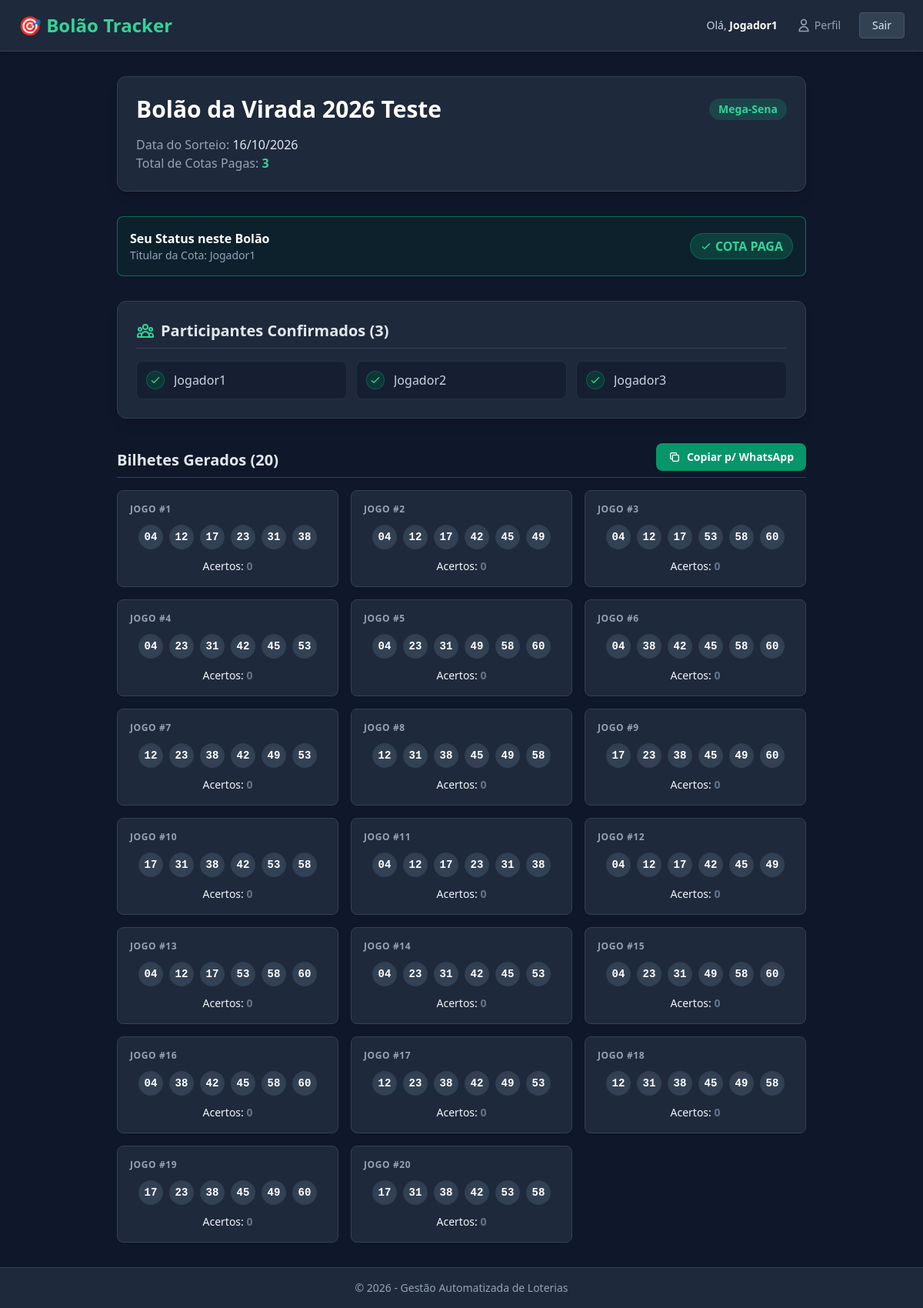
Page /bolao/1/ (signed in) on the committed database.
### loteria/models.py (models this page shows, shortened)
class Bolao(models.Model):
    TIPO_CHOICES = [
        ('MEGA', 'Mega-Sena'),
        ('QUINA', 'Quina'),
    ]
    nome = models.CharField(max_length=100, help_text="Ex: Bolão da Virada 2026")
    tipo = models.CharField(max_length=10, choices=TIPO_CHOICES)
    dezenas_base = models.CharField(
        max_length=255,
        blank=True,
        null=True,
        help_text="Digite as dezenas escolhidas separadas por vírgula. Ex: 4, 12, 17, 23, 31, 38, 42, 45, 49, 53, 58, 60"
    )
    data_sorteio = models.DateField()
    concurso_alvo = models.CharField(max_length=10, blank=True, null=True)
    valor_cota = models.DecimalField(max_digits=10, decimal_places=2)
    encerrado = models.BooleanField(default=False)
    class Meta:
        verbose_name = "Bolão"
        verbose_name_plural = "Bolões"

class Cota(models.Model):
    bolao = models.ForeignKey(Bolao, on_delete=models.CASCADE, related_name='cotas')
    membro = models.ForeignKey(PerfilMembro, on_delete=models.CASCADE)
    pago = models.BooleanField(default=False)
    data_pagamento = models.DateTimeField(blank=True, null=True)

class PerfilMembro(models.Model):
    usuario = models.OneToOneField(User, on_delete=models.CASCADE)
    chave_pix = models.CharField(max_length=100, blank=True, null=True, help_text="Para receber a divisão do prêmio")
    telefone = models.CharField(max_length=20, blank=True, null=True)
    chave_pix = models.CharField(max_length=150, blank=True, null=True, help_text="Chave PIX para recebimento de prêmios")
    class Meta:
        verbose_name = "Perfil de Participante"
        verbose_name_plural = "Perfis de Participantes"

class JogoGerado(models.Model):
    bolao = models.ForeignKey(Bolao, on_delete=models.CASCADE, related_name='jogos')
    dezenas = models.CharField(max_length=100)
    acertos = models.IntegerField(default=0)
    premiado = models.BooleanField(default=False)
    class Meta:
        verbose_name = "Bilhete Gerado"
        verbose_name_plural = "Bilhetes Gerados"
    @property
    def dezenas_lista(self):
        return self.dezenas.split(',')

### loteria/views.py (the view, shortened to what this page needs)
# urls.py: path('bolao/<int:bolao_id>/', views.detalhe_bolao, name='detalhe_bolao'),
@login_required
def detalhe_bolao(request, bolao_id):
    bolao = get_object_or_404(Bolao, id=bolao_id)
    cota_usuario = Cota.objects.filter(membro__usuario=request.user, bolao=bolao).first()
    pix_copia_cola = None
    qr_code_b64 = None
    cotas_pagas = bolao.cotas.filter(pago=True).select_related('membro__usuario')
    jogos = bolao.jogos.all().order_by('-premiado', '-acertos')
    contexto = {
        'bolao': bolao,
        'cotas_pagas': cotas_pagas,
        'jogos': jogos,
        'cota_usuario': cota_usuario,
        'pix_copia_cola': pix_copia_cola, # <-- Adicione aqui
        'qr_code_b64': qr_code_b64,       # <-- Adicione aqui
    }
    return render(request, 'loteria/detalhe_bolao.html', contexto)

### loteria/templates/loteria/detalhe_bolao.html (shortened to what this page needs)
{% extends 'loteria/base.html' %}
{% block content %}
<div class="max-w-4xl mx-auto">
    <div class="bg-slate-800 rounded-xl p-6 shadow-lg mb-8 border border-slate-700">
        <div class="flex justify-between items-center mb-4">
            <h2 class="text-3xl font-extrabold text-white">{{ bolao.nome }}</h2>
            <span class="px-3 py-1 text-sm font-semibold rounded-full
                {% if bolao.encerrado %}bg-red-500/20 text-red-400{% else %}bg-emerald-500/20 text-emerald-400{% endif %}">
                {{ bolao.get_tipo_display }}
            </span>
        </div>
        <p class="text-slate-400">Data do Sorteio: <span class="text-slate-200">{{ bolao.data_sorteio|date:"d/m/Y" }}</span></p>
        <p class="text-slate-400">Total de Cotas Pagas: <span class="text-emerald-400 font-bold">{{ cotas_pagas|length }}</span></p>
    </div>
    {% if cota_usuario %}
        <div class="mb-8 p-4 rounded-lg flex items-center justify-between border
            {% if cota_usuario.pago %}
                bg-emerald-900/20 border-emerald-500/50
            {% else %}
                bg-yellow-900/20 border-yellow-500/50
            {% endif %}">
            <div>
                <h4 class="text-white font-bold">Seu Status neste Bolão</h4>
                <p class="text-sm text-slate-400">Titular da Cota: {{ cota_usuario.membro.usuario.get_full_name|default:cota_usuario.membro.usuario.username }}</p>
            </div>
            <div class="text-right">
                {% if cota_usuario.pago %}
                    <span class="inline-flex items-center gap-1 px-3 py-1 bg-emerald-500/20 text-emerald-400 font-bold rounded-full border border-emerald-500/30">
                        <svg class="w-4 h-4" fill="none" stroke="currentColor" viewBox="0 0 24 24"><path stroke-linecap="round" stroke-linejoin="round" stroke-width="2" d="M5 13l4 4L19 7"></path></svg>
                        COTA PAGA
                    </span>
                {% endif %}
            </div>
        </div>
    {% endif %}
    <div class="mb-8 bg-slate-800 rounded-xl p-6 shadow-lg border border-slate-700">
        <h3 class="text-xl font-bold text-slate-200 mb-4 border-b border-slate-700 pb-2 flex items-center gap-2">
            Participantes Confirmados ({{ cotas_pagas|length }})
        </h3>
        {% if cotas_pagas %}
            <ul class="grid grid-cols-1 sm:grid-cols-2 md:grid-cols-3 gap-3">
                {% for cota in cotas_pagas %}
                    <li class="flex items-center gap-3 bg-slate-900/50 p-3 rounded-lg border border-slate-700/50">
                        <div class="flex-shrink-0 w-6 h-6 rounded-full bg-emerald-900/50 flex items-center justify-center border border-emerald-500/30">
                            <svg class="w-4 h-4 text-emerald-400" fill="none" stroke="currentColor" viewBox="0 0 24 24">
                                <path stroke-linecap="round" stroke-linejoin="round" stroke-width="2" d="M5 13l4 4L19 7"></path>
                            </svg>
                        </div>
                        <span class="text-slate-300 font-medium truncate">
                            {{ cota.membro.usuario.get_full_name|default:cota.membro.usuario.username }}
                        </span>
                    </li>
                {% endfor %}
            </ul>
        {% else %}
            <div class="p-4 rounded bg-slate-900/30 border border-slate-700 border-dashed text-center">
                <p class="text-slate-500 italic">Nenhum pagamento confirmado até o momento. Seja o primeiro!</p>
            </div>
        {% endif %}
    </div>
    <div class="flex justify-between items-end mb-4 border-b border-slate-700 pb-2">
        <h3 class="text-xl font-bold text-slate-200">Bilhetes Gerados ({{ jogos|length }})</h3>
        {% if jogos %}
        <div class="flex gap-2">
            {% if jogos %}
            <button onclick="copiarJogosWhatsApp()" id="btn-copiar" class="flex items-center gap-2 px-4 py-2 bg-emerald-600 hover:bg-emerald-500 text-white text-sm font-bold rounded-lg shadow transition-colors focus:outline-none">
                <svg class="w-4 h-4" fill="none" stroke="currentColor" viewBox="0 0 24 24"><path stroke-linecap="round" stroke-linejoin="round" stroke-width="2" d="M8 16H6a2 2 0 01-2-2V6a2 2 0 012-2h8a2 2 0 012 2v2m-6 12h8a2 2 0 002-2v-8a2 2 0 00-2-2h-8a2 2 0 00-2 2v8a2 2 0 002 2z"></path></svg>
                Copiar p/ WhatsApp
            </button>
            {% endif %}
        </div>
        {% else %}
            <div class="p-4 rounded bg-slate-900/30 border border-slate-700 border-dashed text-center">
                <p class="text-slate-500 italic">Nenhum bilhete foi gerado para este bolão ainda.</p>
            </div>
        {% endif %}
    </div>
    <div class="grid grid-cols-1 sm:grid-cols-2 md:grid-cols-3 gap-4">
        {% for jogo in jogos %}
            <div class="p-4 rounded-lg border shadow-sm transition transform hover:-translate-y-1
                {% if jogo.premiado %}
                    bg-emerald-900/30 border-emerald-500
                {% else %}
                    bg-slate-800 border-slate-700
                {% endif %}">
                <div class="flex justify-between items-center mb-3">
                    <span class="text-xs font-semibold text-slate-400 uppercase tracking-wider">Jogo #{{ forloop.counter }}</span>
                </div>
                <div class="flex flex-wrap gap-2 justify-center mb-3">
                    {% for dezena in jogo.dezenas_lista %}
                        <span class="w-8 h-8 flex items-center justify-center rounded-full bg-slate-700 text-white font-mono text-sm font-bold shadow-inner">
                            {{ dezena }}
                        </span>
                    {% endfor %}
                </div>
                <div class="text-center text-sm">
                    Acertos:
                    <span class="font-bold {% if jogo.acertos >= 4 %}text-emerald-400{% elif jogo.acertos > 0 %}text-yellow-400{% else %}text-slate-500{% endif %}">
                        {{ jogo.acertos }}
                    </span>
                </div>
            </div>
        {% empty %}
            <div class="col-span-full text-center py-8 text-slate-500 bg-slate-800 rounded-lg border border-slate-700">
                <p>Nenhum jogo foi gerado para este bolão ainda.</p>
            </div>
        {% endfor %}
    </div>
</div>
{% endblock %}

### loteria/templates/loteria/base.html (shortened to what this page needs)
<!DOCTYPE html>
<html lang="pt-br" class="bg-slate-900 text-slate-100">
<head>
    <script src="https://cdn.tailwindcss.com"></script>
</head>
<body class="min-h-screen flex flex-col">
    <header class="bg-slate-800 shadow-md py-4 px-6 border-b border-slate-700 flex justify-between items-center">
        <a href="{% url 'home' %}" class="text-2xl font-bold text-emerald-400 hover:text-emerald-300 transition-colors">
            🎯 Bolão Tracker
        </a>
        {% if user.is_authenticated %}
            <div class="flex items-center gap-3 sm:gap-4">
                <span class="text-sm text-slate-300 hidden sm:block">Olá, <strong class="text-white">{{ user.username }}</strong></span>
                <a href="{% url 'perfil' %}" title="Meu Perfil" class="flex items-center justify-center text-slate-400 hover:text-emerald-400 transition-colors p-1.5 sm:px-2 rounded">
                    <svg class="w-5 h-5 sm:mr-1" fill="none" stroke="currentColor" viewBox="0 0 24 24"><path stroke-linecap="round" stroke-linejoin="round" stroke-width="2" d="M16 7a4 4 0 11-8 0 4 4 0 018 0zM12 14a7 7 0 00-7 7h14a7 7 0 00-7-7z"></path></svg>
                    <span class="hidden sm:inline text-sm font-medium">Perfil</span>
                </a>
                <form method="POST" action="{% url 'logout' %}">
                    <button type="submit" class="text-sm bg-slate-700 hover:bg-slate-600 text-slate-200 py-1.5 px-4 rounded transition-colors border border-slate-600 shadow-sm">
                        Sair
                    </button>
                </form>
            </div>
        {% endif %}
    </header>
    <main class="flex-grow container mx-auto px-4 py-8">
        {% block content %}{% endblock %}
    </main>
    <footer class="bg-slate-800 text-center py-4 text-sm text-slate-400 border-t border-slate-700">
        <p>&copy; 2026 - Gestão Automatizada de Loterias</p>
    </footer>
</body>
</html>

### rows in the picture
Bolao: nome "Bolão da Virada 2026 Teste", tipo "Mega-Sena", data_sorteio "16/10/2026"
Cota: membro.usuario.get_full_name "Jogador1"
Cota: membro.usuario.get_full_name "Jogador2"
Cota: membro.usuario.get_full_name "Jogador3"
JogoGerado: dezenas_lista "04" "12" "17" "23" "31" "38", acertos "0"
JogoGerado: dezenas_lista "04" "12" "17" "42" "45" "49", acertos "0"
JogoGerado: dezenas_lista "04" "12" "17" "53" "58" "60", acertos "0"
JogoGerado: dezenas_lista "04" "23" "31" "42" "45" "53", acertos "0"
JogoGerado: dezenas_lista "04" "23" "31" "49" "58" "60", acertos "0"
JogoGerado: dezenas_lista "04" "38" "42" "45" "58" "60", acertos "0"
JogoGerado: dezenas_lista "12" "23" "38" "42" "49" "53", acertos "0"
JogoGerado: dezenas_lista "12" "31" "38" "45" "49" "58", acertos "0"
JogoGerado: dezenas_lista "17" "23" "38" "45" "49" "60", acertos "0"
JogoGerado: dezenas_lista "17" "31" "38" "42" "53" "58", acertos "0"
JogoGerado: dezenas_lista "04" "12" "17" "23" "31" "38", acertos "0"
JogoGerado: dezenas_lista "04" "12" "17" "42" "45" "49", acertos "0"
JogoGerado: dezenas_lista "04" "12" "17" "53" "58" "60", acertos "0"
JogoGerado: dezenas_lista "04" "23" "31" "42" "45" "53", acertos "0"
JogoGerado: dezenas_lista "04" "23" "31" "49" "58" "60", acertos "0"
JogoGerado: dezenas_lista "04" "38" "42" "45" "58" "60", acertos "0"
JogoGerado: dezenas_lista "12" "23" "38" "42" "49" "53", acertos "0"
JogoGerado: dezenas_lista "12" "31" "38" "45" "49" "58", acertos "0"
JogoGerado: dezenas_lista "17" "23" "38" "45" "49" "60", acertos "0"
JogoGerado: dezenas_lista "17" "31" "38" "42" "53" "58", acertos "0"

### other values in the picture
{{ user.username }} "Jogador1"
{{ cotas_pagas|length }} "3"
{{ jogos|length }} "20"
